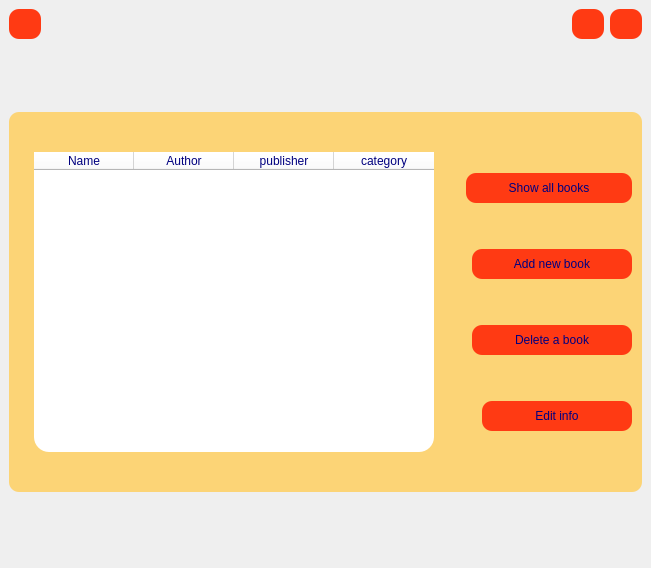
<?xml version="1.0" encoding="UTF-8"?>
<ui version="4.0">
 <class>adminform</class>
 <widget class="QMainWindow" name="adminform">
  <property name="geometry">
   <rect>
    <x>0</x>
    <y>0</y>
    <width>651</width>
    <height>568</height>
   </rect>
  </property>
  <property name="windowTitle">
   <string>MainWindow</string>
  </property>
  <property name="styleSheet">
   <string notr="true">#adminform
{
border-image :  url(:/images/images/2995229_orig.jpg)
}
QPushButton
{
background-color:rgb(255, 58, 19);
border-radius : 10px;
}
QPushButton:hover{
background-color: rgb(249, 255, 198);
}</string>
  </property>
  <widget class="QWidget" name="centralwidget">
   <layout class="QVBoxLayout" name="verticalLayout_2">
    <item>
     <layout class="QHBoxLayout" name="horizontalLayout">
      <property name="topMargin">
       <number>0</number>
      </property>
      <item>
       <widget class="QPushButton" name="back">
        <property name="minimumSize">
         <size>
          <width>30</width>
          <height>30</height>
         </size>
        </property>
        <property name="cursor">
         <cursorShape>PointingHandCursor</cursorShape>
        </property>
        <property name="toolTip">
         <string>back</string>
        </property>
        <property name="text">
         <string/>
        </property>
        <property name="icon">
         <iconset resource="rec.qrc">
          <normaloff>:/images/images/return.png</normaloff>:/images/images/return.png</iconset>
        </property>
        <property name="iconSize">
         <size>
          <width>16</width>
          <height>16</height>
         </size>
        </property>
       </widget>
      </item>
      <item>
       <spacer name="horizontalSpacer">
        <property name="orientation">
         <enum>Qt::Horizontal</enum>
        </property>
        <property name="sizeHint" stdset="0">
         <size>
          <width>40</width>
          <height>20</height>
         </size>
        </property>
       </spacer>
      </item>
      <item>
       <widget class="QPushButton" name="pushButton_2">
        <property name="minimumSize">
         <size>
          <width>30</width>
          <height>30</height>
         </size>
        </property>
        <property name="cursor">
         <cursorShape>PointingHandCursor</cursorShape>
        </property>
        <property name="text">
         <string/>
        </property>
       </widget>
      </item>
      <item>
       <widget class="QPushButton" name="close">
        <property name="minimumSize">
         <size>
          <width>30</width>
          <height>30</height>
         </size>
        </property>
        <property name="cursor">
         <cursorShape>PointingHandCursor</cursorShape>
        </property>
        <property name="toolTip">
         <string>close</string>
        </property>
        <property name="text">
         <string/>
        </property>
        <property name="icon">
         <iconset resource="rec.qrc">
          <normaloff>:/icones/images/delete-sign.png</normaloff>:/icones/images/delete-sign.png</iconset>
        </property>
        <property name="iconSize">
         <size>
          <width>30</width>
          <height>30</height>
         </size>
        </property>
       </widget>
      </item>
     </layout>
    </item>
    <item>
     <spacer name="verticalSpacer_2">
      <property name="orientation">
       <enum>Qt::Vertical</enum>
      </property>
      <property name="sizeHint" stdset="0">
       <size>
        <width>20</width>
        <height>40</height>
       </size>
      </property>
     </spacer>
    </item>
    <item>
     <widget class="QWidget" name="horizontalWidget_2" native="true">
      <property name="styleSheet">
       <string notr="true">QWidget{
color:rgb(0, 0, 127);
background-color: rgba(255, 205, 88,0.8);
border-radius : 10px;

}
QLineEdit
{
background-color: white;
border-radius : 10px;
}

QPushButton
{
background-color:rgb(255, 58, 19);
border-radius : 10px;
}
QPushButton:hover{
background-color:  rgb(139, 193, 14);
}
QLabel
{
background-color: rgba(255, 205, 88,0.3);
color:rgb(0, 0, 107);
}
</string>
      </property>
      <layout class="QHBoxLayout" name="horizontalLayout_3">
       <property name="topMargin">
        <number>20</number>
       </property>
       <property name="bottomMargin">
        <number>20</number>
       </property>
       <item>
        <spacer name="horizontalSpacer_3">
         <property name="orientation">
          <enum>Qt::Horizontal</enum>
         </property>
         <property name="sizeHint" stdset="0">
          <size>
           <width>40</width>
           <height>20</height>
          </size>
         </property>
        </spacer>
       </item>
       <item>
        <layout class="QVBoxLayout" name="vl">
         <property name="rightMargin">
          <number>0</number>
         </property>
         <item>
          <widget class="QTableWidget" name="table">
           <property name="sizePolicy">
            <sizepolicy hsizetype="Minimum" vsizetype="Fixed">
             <horstretch>0</horstretch>
             <verstretch>0</verstretch>
            </sizepolicy>
           </property>
           <property name="minimumSize">
            <size>
             <width>400</width>
             <height>300</height>
            </size>
           </property>
           <property name="styleSheet">
            <string notr="true">background-color:white;
border-radius : 15px;</string>
           </property>
           <column>
            <property name="text">
             <string>Name</string>
            </property>
           </column>
           <column>
            <property name="text">
             <string>Author</string>
            </property>
           </column>
           <column>
            <property name="text">
             <string>publisher</string>
            </property>
           </column>
           <column>
            <property name="text">
             <string>category</string>
            </property>
           </column>
          </widget>
         </item>
        </layout>
       </item>
       <item>
        <spacer name="horizontalSpacer_8">
         <property name="orientation">
          <enum>Qt::Horizontal</enum>
         </property>
         <property name="sizeHint" stdset="0">
          <size>
           <width>40</width>
           <height>20</height>
          </size>
         </property>
        </spacer>
       </item>
       <item>
        <widget class="QWidget" name="v3" native="true">
         <property name="sizePolicy">
          <sizepolicy hsizetype="Minimum" vsizetype="Fixed">
           <horstretch>0</horstretch>
           <verstretch>0</verstretch>
          </sizepolicy>
         </property>
         <property name="minimumSize">
          <size>
           <width>170</width>
           <height>170</height>
          </size>
         </property>
         <property name="maximumSize">
          <size>
           <width>200</width>
           <height>16777215</height>
          </size>
         </property>
         <property name="styleSheet">
          <string notr="true">QWidget{
color:rgb(0, 0, 127);
background-color: rgba(255, 205, 88,0);
border-radius : 10px;

}
QLineEdit
{
background-color: white;
border-radius : 10px;
}

QPushButton
{
background-color:rgb(255, 58, 19);
border-radius : 10px;
}
QPushButton:hover{
background-color:  rgb(139, 193, 14);
}
QLabel
{
background-color: rgba(255, 205, 88,0.3);
color:rgb(0, 0, 107);
}
</string>
         </property>
         <layout class="QVBoxLayout" name="verticalLayout_3">
          <property name="topMargin">
           <number>1</number>
          </property>
          <property name="rightMargin">
           <number>1</number>
          </property>
          <property name="bottomMargin">
           <number>1</number>
          </property>
          <item>
           <spacer name="verticalSpacer_3">
            <property name="orientation">
             <enum>Qt::Vertical</enum>
            </property>
            <property name="sizeHint" stdset="0">
             <size>
              <width>20</width>
              <height>40</height>
             </size>
            </property>
           </spacer>
          </item>
          <item>
           <layout class="QHBoxLayout" name="horizontalLayout_2">
            <property name="topMargin">
             <number>0</number>
            </property>
            <item>
             <widget class="QPushButton" name="showall">
              <property name="minimumSize">
               <size>
                <width>150</width>
                <height>30</height>
               </size>
              </property>
              <property name="text">
               <string>Show all books</string>
              </property>
             </widget>
            </item>
           </layout>
          </item>
          <item>
           <spacer name="verticalSpacer_7">
            <property name="orientation">
             <enum>Qt::Vertical</enum>
            </property>
            <property name="sizeHint" stdset="0">
             <size>
              <width>20</width>
              <height>40</height>
             </size>
            </property>
           </spacer>
          </item>
          <item>
           <layout class="QHBoxLayout" name="horizontalLayout_4">
            <property name="topMargin">
             <number>0</number>
            </property>
            <item>
             <spacer name="horizontalSpacer_2">
              <property name="orientation">
               <enum>Qt::Horizontal</enum>
              </property>
              <property name="sizeHint" stdset="0">
               <size>
                <width>40</width>
                <height>20</height>
               </size>
              </property>
             </spacer>
            </item>
            <item>
             <widget class="QPushButton" name="add">
              <property name="minimumSize">
               <size>
                <width>160</width>
                <height>30</height>
               </size>
              </property>
              <property name="text">
               <string>Add new book</string>
              </property>
             </widget>
            </item>
           </layout>
          </item>
          <item>
           <spacer name="verticalSpacer_4">
            <property name="orientation">
             <enum>Qt::Vertical</enum>
            </property>
            <property name="sizeHint" stdset="0">
             <size>
              <width>20</width>
              <height>40</height>
             </size>
            </property>
           </spacer>
          </item>
          <item>
           <layout class="QHBoxLayout" name="horizontalLayout_5">
            <property name="topMargin">
             <number>0</number>
            </property>
            <item>
             <spacer name="horizontalSpacer_4">
              <property name="orientation">
               <enum>Qt::Horizontal</enum>
              </property>
              <property name="sizeHint" stdset="0">
               <size>
                <width>40</width>
                <height>20</height>
               </size>
              </property>
             </spacer>
            </item>
            <item>
             <widget class="QPushButton" name="delete_2">
              <property name="minimumSize">
               <size>
                <width>160</width>
                <height>30</height>
               </size>
              </property>
              <property name="text">
               <string>Delete a book</string>
              </property>
             </widget>
            </item>
           </layout>
          </item>
          <item>
           <spacer name="verticalSpacer_5">
            <property name="orientation">
             <enum>Qt::Vertical</enum>
            </property>
            <property name="sizeHint" stdset="0">
             <size>
              <width>20</width>
              <height>40</height>
             </size>
            </property>
           </spacer>
          </item>
          <item>
           <layout class="QHBoxLayout" name="horizontalLayout_6">
            <property name="topMargin">
             <number>0</number>
            </property>
            <item>
             <spacer name="horizontalSpacer_6">
              <property name="orientation">
               <enum>Qt::Horizontal</enum>
              </property>
              <property name="sizeHint" stdset="0">
               <size>
                <width>40</width>
                <height>20</height>
               </size>
              </property>
             </spacer>
            </item>
            <item>
             <widget class="QPushButton" name="edit">
              <property name="minimumSize">
               <size>
                <width>150</width>
                <height>30</height>
               </size>
              </property>
              <property name="text">
               <string>Edit info</string>
              </property>
             </widget>
            </item>
           </layout>
          </item>
          <item>
           <spacer name="verticalSpacer_6">
            <property name="orientation">
             <enum>Qt::Vertical</enum>
            </property>
            <property name="sizeHint" stdset="0">
             <size>
              <width>20</width>
              <height>40</height>
             </size>
            </property>
           </spacer>
          </item>
         </layout>
        </widget>
       </item>
      </layout>
     </widget>
    </item>
    <item>
     <spacer name="verticalSpacer">
      <property name="orientation">
       <enum>Qt::Vertical</enum>
      </property>
      <property name="sizeHint" stdset="0">
       <size>
        <width>20</width>
        <height>40</height>
       </size>
      </property>
     </spacer>
    </item>
   </layout>
  </widget>
 </widget>
 <resources>
  <include location="rec.qrc"/>
 </resources>
 <connections>
  <connection>
   <sender>close</sender>
   <signal>clicked()</signal>
   <receiver>adminform</receiver>
   <slot>close()</slot>
   <hints>
    <hint type="sourcelabel">
     <x>627</x>
     <y>20</y>
    </hint>
    <hint type="destinationlabel">
     <x>640</x>
     <y>67</y>
    </hint>
   </hints>
  </connection>
  <connection>
   <sender>showall</sender>
   <signal>clicked()</signal>
   <receiver>table</receiver>
   <slot>show()</slot>
   <hints>
    <hint type="sourcelabel">
     <x>493</x>
     <y>182</y>
    </hint>
    <hint type="destinationlabel">
     <x>405</x>
     <y>194</y>
    </hint>
   </hints>
  </connection>
 </connections>
</ui>
